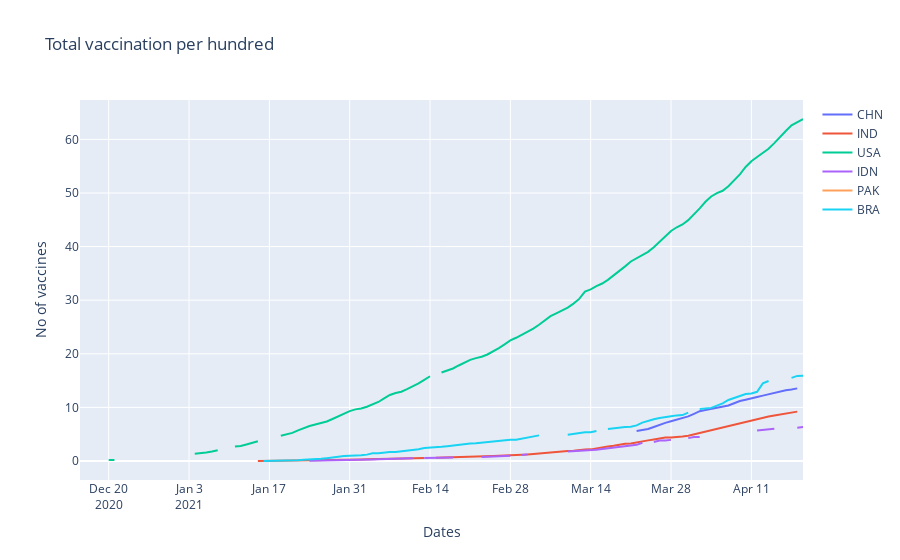

Notebook source saved alongside this figure:
### Code cell
fig = go.Figure()
for i in range(6):
    fig.add_trace(go.Scatter(x=dfs[i]['date'], y=dfs[i]['total_vaccinations_per_hundred'],
                    mode='lines',
                    name=iso_6[i]))
fig.update_layout(title='Total vaccination per hundred',
                   xaxis_title='Dates',
                   yaxis_title='No of vaccines')
fig.show()
